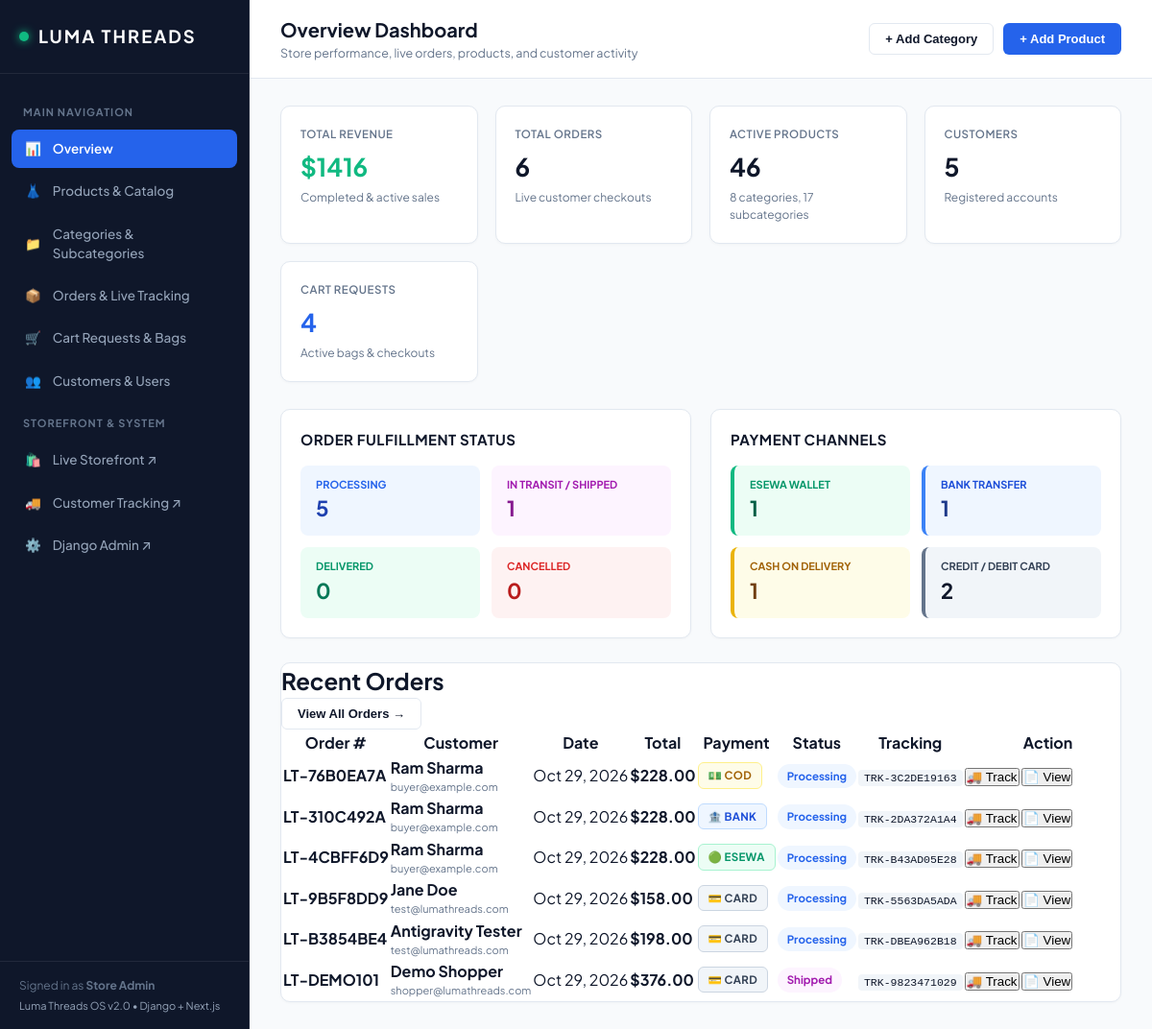
/dashboard/, run on the app's committed database.
### orders/models.py (models this page shows, shortened)
class Order(models.Model):
    STATUS_CHOICES = (
        ("pending", "Order Placed"),
        ("processing", "Processing"),
        ("shipped", "In Transit / Shipped"),
        ("delivered", "Delivered"),
        ("cancelled", "Cancelled"),
    )
    order_number = models.CharField(max_length=64, unique=True, db_index=True)
    user = models.ForeignKey(
        settings.AUTH_USER_MODEL,
        on_delete=models.SET_NULL,
        null=True,
        blank=True,
        related_name="orders",
    )
    customer_name = models.CharField(max_length=255)
    customer_email = models.EmailField()
    customer_phone = models.CharField(max_length=50, blank=True, default="")
    shipping_address = models.JSONField(default=dict)
    subtotal = models.DecimalField(max_digits=10, decimal_places=2, default=0.00)
    shipping_fee = models.DecimalField(max_digits=10, decimal_places=2, default=0.00)
    discount = models.DecimalField(max_digits=10, decimal_places=2, default=0.00)
    total_amount = models.DecimalField(max_digits=10, decimal_places=2, default=0.00)
    status = models.CharField(max_length=50, choices=STATUS_CHOICES, default="processing")
    carrier = models.CharField(max_length=100, default="FedEx Ground")
    tracking_number = models.CharField(max_length=100, blank=True, default="")
    estimated_delivery = models.CharField(max_length=100, blank=True, default="3-5 Business Days")
    payment_method = models.CharField(max_length=100, default="Credit Card")
    payment_status = models.CharField(max_length=50, default="paid")
    created_at = models.DateTimeField(auto_now_add=True)
    updated_at = models.DateTimeField(auto_now=True)
    class Meta:
        ordering = ["-created_at"]

### products/dashboard_views.py (the view)
# urls.py: path("dashboard/", dashboard_view, name="dashboard"),
def dashboard_view(request):
    products = (
        Product.objects.all()
        .select_related("category", "subcategory")
        .prefetch_related("color_variants", "variants")
        .order_by("-created_at")
    )
    categories = Category.objects.all().prefetch_related("subcategories").order_by("order", "title")
    subcategories = SubCategory.objects.all().select_related("category").order_by("order", "title")
    orders = Order.objects.all().prefetch_related("items").order_by("-created_at")
    cart_requests = CartRequest.objects.all().order_by("-updated_at")
    users = User.objects.all().annotate(orders_count=Count("orders")).order_by("-date_joined")
    total_revenue = orders.filter(~Q(status="cancelled")).aggregate(total=Sum("total_amount"))["total"] or Decimal("0.00")
    total_orders_count = orders.count()
    total_products_count = products.count()
    total_users_count = users.count()
    active_carts_count = cart_requests.filter(status__in=["active", "checkout"]).count()
    status_counts = {
        "processing": orders.filter(status="processing").count(),
        "shipped": orders.filter(status="shipped").count(),
        "delivered": orders.filter(status="delivered").count(),
        "cancelled": orders.filter(status="cancelled").count(),
    }
    payment_counts = {
        "esewa": orders.filter(payment_method__icontains="esewa").count(),
        "bank": orders.filter(payment_method__icontains="bank").count(),
        "cod": orders.filter(Q(payment_method__icontains="cash") | Q(payment_method__icontains="cod")).count(),
        "card": orders.filter(payment_method__icontains="card").count(),
    }
    context = {
        "products": products,
        "categories": categories,
        "subcategories": subcategories,
        "orders": orders,
        "recent_orders": orders[:6],
        "cart_requests": cart_requests,
        "users": users,
        "total_revenue": total_revenue,
        "total_orders_count": total_orders_count,
        "total_products_count": total_products_count,
        "total_users_count": total_users_count,
        "active_carts_count": active_carts_count,
        "status_counts": status_counts,
        "payment_counts": payment_counts,
        "categories_count": categories.count(),
        "subcategories_count": subcategories.count(),
        "variants_count": ProductVariant.objects.count(),
    }
    return render(request, "dashboard.html", context)

### templates/dashboard.html (shortened to what this page needs)
<!DOCTYPE html>
<html lang="en">
<head>
  <link rel="stylesheet" href="/static/css/dashboard.css">
</head>
<body>
  <aside class="admin-sidebar">
    <div class="sidebar-header">
      <a href="#overview" class="sidebar-brand" onclick="switchTab('overview')">
        <span class="brand-indicator"></span>
        LUMA THREADS
      </a>
    </div>
    <ul class="sidebar-menu">
      <li class="menu-label">Main Navigation</li>
      <li class="menu-item active" id="nav-overview">
        <a href="#overview" onclick="switchTab('overview')">
          <span>📊</span> Overview
        </a>
      </li>
      <li class="menu-item" id="nav-products">
        <a href="#products" onclick="switchTab('products')">
          <span>👗</span> Products &amp; Catalog
        </a>
      </li>
      <li class="menu-item" id="nav-categories">
        <a href="#categories" onclick="switchTab('categories')">
          <span>📁</span> Categories &amp; Subcategories
        </a>
      </li>
      <li class="menu-item" id="nav-orders">
        <a href="#orders" onclick="switchTab('orders')">
          <span>📦</span> Orders &amp; Live Tracking
        </a>
      </li>
      <li class="menu-item" id="nav-cart-requests">
        <a href="#cart-requests" onclick="switchTab('cart-requests')">
          <span>🛒</span> Cart Requests &amp; Bags
        </a>
      </li>
      <li class="menu-item" id="nav-customers">
        <a href="#customers" onclick="switchTab('customers')">
          <span>👥</span> Customers &amp; Users
        </a>
      </li>
      <li class="menu-label">Storefront &amp; System</li>
      <li class="menu-item">
        <a href="http://localhost:3000/" target="_blank">
          <span>🛍️</span> Live Storefront ↗
        </a>
      </li>
      <li class="menu-item">
        <a href="http://localhost:3000/orders/track" target="_blank">
          <span>🚚</span> Customer Tracking ↗
        </a>
      </li>
      <li class="menu-item">
        <a href="/admin/" target="_blank">
          <span>⚙️</span> Django Admin ↗
        </a>
      </li>
    </ul>
    <div class="sidebar-footer">
      <div>Signed in as <strong>Store Admin</strong></div>
      <div style="font-size: 11px; margin-top: 4px; color: #94a3b8;">Luma Threads OS v2.0 • Django + Next.js</div>
    </div>
  </aside>
  <div class="admin-main">
    <header class="top-header">
      <div class="header-title">
        <h1 id="page-heading">Overview Dashboard</h1>
        <p id="page-subheading">Store performance, live orders, products, and customer activity</p>
      </div>
      <div class="header-actions">
        <button class="dash-btn dash-btn-outline" onclick="openCategoryModal()">+ Add Category</button>
        <button class="dash-btn dash-btn-accent" onclick="openCreateModal()">+ Add Product</button>
      </div>
    </header>
    <div class="page-container">
      <section id="view-overview" class="dashboard-view-page active">
        <div class="metrics-row" style="grid-template-columns: repeat(auto-fit, minmax(200px, 1fr));">
          <div class="metric-card">
            <h3>Total Revenue</h3>
            <div class="metric-val" style="color: #10b981;">${{ total_revenue }}</div>
            <div style="font-size: 12px; color: #64748b; margin-top: 4px;">Completed &amp; active sales</div>
          </div>
          <div class="metric-card">
            <h3>Total Orders</h3>
            <div class="metric-val">{{ total_orders_count }}</div>
            <div style="font-size: 12px; color: #64748b; margin-top: 4px;">Live customer checkouts</div>
          </div>
          <div class="metric-card">
            <h3>Active Products</h3>
            <div class="metric-val">{{ total_products_count }}</div>
            <div style="font-size: 12px; color: #64748b; margin-top: 4px;">{{ categories_count }} categories, {{ subcategories_count }} subcategories</div>
          </div>
          <div class="metric-card">
            <h3>Customers</h3>
            <div class="metric-val">{{ total_users_count }}</div>
            <div style="font-size: 12px; color: #64748b; margin-top: 4px;">Registered accounts</div>
          </div>
          <div class="metric-card">
            <h3>Cart Requests</h3>
            <div class="metric-val" style="color: #2563eb;">{{ active_carts_count }}</div>
            <div style="font-size: 12px; color: #64748b; margin-top: 4px;">Active bags &amp; checkouts</div>
          </div>
        </div>
        <div style="display: grid; grid-template-columns: repeat(auto-fit, minmax(320px, 1fr)); gap: 20px; margin-bottom: 25px;">
          <div class="table-card" style="padding: 20px;">
            <h3 style="font-size: 15px; font-weight: 700; margin-bottom: 15px; text-transform: uppercase; letter-spacing: 0.5px;">Order Fulfillment Status</h3>
            <div style="display: grid; grid-template-columns: repeat(2, 1fr); gap: 12px;">
              <div style="background: #eff6ff; padding: 12px 16px; border-radius: 8px;">
                <span style="font-size: 11px; text-transform: uppercase; font-weight: 700; color: #2563eb; display: block;">Processing</span>
                <strong style="font-size: 22px; color: #1e40af;">{{ status_counts.processing }}</strong>
              </div>
              <div style="background: #fdf4ff; padding: 12px 16px; border-radius: 8px;">
                <span style="font-size: 11px; text-transform: uppercase; font-weight: 700; color: #a21caf; display: block;">In Transit / Shipped</span>
                <strong style="font-size: 22px; color: #86198f;">{{ status_counts.shipped }}</strong>
              </div>
              <div style="background: #ecfdf5; padding: 12px 16px; border-radius: 8px;">
                <span style="font-size: 11px; text-transform: uppercase; font-weight: 700; color: #059669; display: block;">Delivered</span>
                <strong style="font-size: 22px; color: #047857;">{{ status_counts.delivered }}</strong>
              </div>
              <div style="background: #fef2f2; padding: 12px 16px; border-radius: 8px;">
                <span style="font-size: 11px; text-transform: uppercase; font-weight: 700; color: #dc2626; display: block;">Cancelled</span>
                <strong style="font-size: 22px; color: #b91c1c;">{{ status_counts.cancelled }}</strong>
              </div>
            </div>
          </div>
          <div class="table-card" style="padding: 20px;">
            <h3 style="font-size: 15px; font-weight: 700; margin-bottom: 15px; text-transform: uppercase; letter-spacing: 0.5px;">Payment Channels</h3>
            <div style="display: grid; grid-template-columns: repeat(2, 1fr); gap: 12px;">
              <div style="background: #ecfdf5; padding: 12px 16px; border-radius: 8px; border-left: 4px solid #10b981;">
                <span style="font-size: 11px; text-transform: uppercase; font-weight: 700; color: #059669; display: block;">eSewa Wallet</span>
                <strong style="font-size: 22px; color: #065f46;">{{ payment_counts.esewa }}</strong>
              </div>
              <div style="background: #eff6ff; padding: 12px 16px; border-radius: 8px; border-left: 4px solid #3b82f6;">
                <span style="font-size: 11px; text-transform: uppercase; font-weight: 700; color: #1d4ed8; display: block;">Bank Transfer</span>
                <strong style="font-size: 22px; color: #1e3a8a;">{{ payment_counts.bank }}</strong>
              </div>
              <div style="background: #fefce8; padding: 12px 16px; border-radius: 8px; border-left: 4px solid #eab308;">
                <span style="font-size: 11px; text-transform: uppercase; font-weight: 700; color: #a16207; display: block;">Cash on Delivery</span>
                <strong style="font-size: 22px; color: #713f12;">{{ payment_counts.cod }}</strong>
              </div>
              <div style="background: #f1f5f9; padding: 12px 16px; border-radius: 8px; border-left: 4px solid #64748b;">
                <span style="font-size: 11px; text-transform: uppercase; font-weight: 700; color: #334155; display: block;">Credit / Debit Card</span>
                <strong style="font-size: 22px; color: #0f172a;">{{ payment_counts.card }}</strong>
              </div>
            </div>
          </div>
        </div>
        <div class="table-card">
          <div class="table-toolbar">
            <h2>Recent Orders</h2>
            <button class="dash-btn dash-btn-outline" onclick="switchTab('orders')">View All Orders &rarr;</button>
          </div>
          <div class="table-responsive">
            <table class="data-table">
              <thead>
                <tr>
                  <th>Order #</th>
                  <th>Customer</th>
                  <th>Date</th>
                  <th>Total</th>
                  <th>Payment</th>
                  <th>Status</th>
                  <th>Tracking</th>
                  <th style="text-align: right;">Action</th>
                </tr>
              </thead>
              <tbody>
                {% for order in recent_orders %}
                <tr>
                  <td><strong>{{ order.order_number }}</strong></td>
                  <td>
                    <div><strong>{{ order.customer_name }}</strong></div>
                    <div style="font-size: 11px; color: #64748b;">{{ order.customer_email }}</div>
                  </td>
                  <td>{{ order.created_at|date:"M d, Y" }}</td>
                  <td><strong>${{ order.total_amount }}</strong></td>
                  <td>
                    {% if "esewa" in order.payment_method|lower %}
                      <span class="badge-payment badge-esewa">🟢 eSewa</span>
                    {% elif "bank" in order.payment_method|lower %}
                      <span class="badge-payment badge-bank">🏦 Bank</span>
                    {% elif "cash" in order.payment_method|lower or "cod" in order.payment_method|lower %}
                      <span class="badge-payment badge-cod">💵 COD</span>
                    {% else %}
                      <span class="badge-payment badge-card">💳 Card</span>
                    {% endif %}
                  </td>
                  <td>
                    <span class="status-pill status-{{ order.status }}">{{ order.status }}</span>
                  </td>
                  <td>
                    {% if order.tracking_number %}
                      <code style="background: #f1f5f9; padding: 2px 6px; border-radius: 4px; font-size: 11.5px;">{{ order.tracking_number }}</code>
                    {% else %}
                      <span style="color: #94a3b8; font-size: 12px;">Not Assigned</span>
                    {% endif %}
                  </td>
                  <td style="text-align: right;">
                    <button class="btn-action btn-edit" onclick="openTrackingModal({{ order.id }})" title="Update Tracking &amp; Shipment">🚚 Track</button>
                    <button class="btn-action btn-secondary" onclick="openOrderDetailModal({{ order.id }})" title="View Invoice">📄 View</button>
                  </td>
                </tr>
                {% empty %}
                <tr>
                  <td colspan="8" style="text-align: center; padding: 30px; color: #64748b;">No recent orders.</td>
                </tr>
                {% endfor %}
              </tbody>
            </table>
          </div>
        </div>
      </section>
    </div>
  </div>
</body>
</html>

### data on the page
Order: order_number "LT-76B0EA7A", customer_name "Ram Sharma", customer_email "buyer@example.com", created_at "Oct 29, 2026", total_amount "228.00", payment_method "💵 COD", status "Processing", tracking_number "TRK-3C2DE19163"
Order: order_number "LT-310C492A", customer_name "Ram Sharma", customer_email "buyer@example.com", created_at "Oct 29, 2026", total_amount "228.00", shows "🏦 BANK", status "Processing", tracking_number "TRK-2DA372A1A4"
Order: order_number "LT-4CBFF6D9", customer_name "Ram Sharma", customer_email "buyer@example.com", created_at "Oct 29, 2026", total_amount "228.00", shows "🟢 ESEWA", status "Processing", tracking_number "TRK-B43AD05E28"
Order: order_number "LT-9B5F8DD9", customer_name "Jane Doe", customer_email "test@lumathreads.com", created_at "Oct 29, 2026", total_amount "158.00", payment_method "💳 CARD", status "Processing", tracking_number "TRK-5563DA5ADA"
Order: order_number "LT-B3854BE4", customer_name "Antigravity Tester", customer_email "test@lumathreads.com", created_at "Oct 29, 2026", total_amount "198.00", payment_method "💳 CARD", status "Processing", tracking_number "TRK-DBEA962B18"
Order: order_number "LT-DEMO101", customer_name "Demo Shopper", customer_email "shopper@lumathreads.com", created_at "Oct 29, 2026", total_amount "376.00", payment_method "💳 CARD", status "Shipped", tracking_number "TRK-9823471029"

### other printed values
{{ total_revenue }} "1416"
{{ total_orders_count }} "6"
{{ total_products_count }} "46"
{{ categories_count }} "8"
{{ subcategories_count }} "17"
{{ total_users_count }} "5"
{{ active_carts_count }} "4"
{{ status_counts.processing }} "5"
{{ status_counts.shipped }} "1"
{{ status_counts.delivered }} "0"
{{ status_counts.cancelled }} "0"
{{ payment_counts.esewa }} "1"
{{ payment_counts.bank }} "1"
{{ payment_counts.cod }} "1"
{{ payment_counts.card }} "2"
